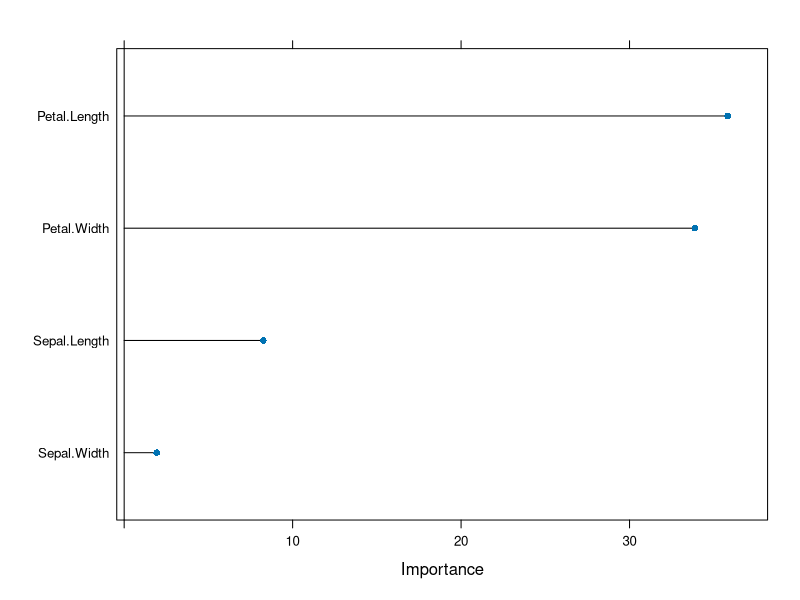

Recreate this plot in R.
# Random Forest in R ----

# Classification ----
library(caret)
data("iris")
iris = iris
str(iris)
index = createDataPartition(iris[,1], p =0.80, list = FALSE)
training = iris[index,]
valid = iris[-index,]
control <- trainControl(method="cv", number=10)
metric <- "Accuracy"
set.seed(7)
fit.rf <- train(Species~., data = training, method="rf", metric=metric, trControl=control)
fit.rf
vi = varImp(fit.rf, scale = FALSE)
plot(vi, top = ncol(training)-1)
data.pred = predict(fit.rf, newdata = valid)
cm = confusionMatrix(as.factor(data.pred), reference = as.factor(valid$Species), mode = "prec_recall")
print(cm)